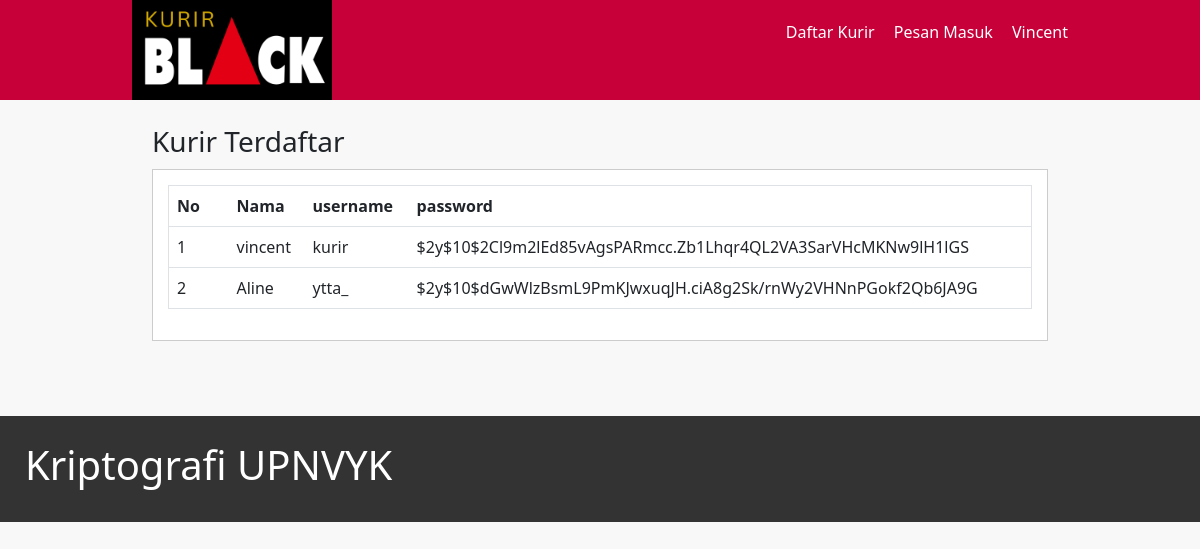
The page /admin_daftar_kurir.php (signed in) on the database its author committed.
### tables this page shows
CREATE TABLE `kurir` (
  `id` int(11) NOT NULL,
  `nama` varchar(50) NOT NULL,
  `username` varchar(20) NOT NULL,
  `password` varchar(10000) NOT NULL
);

### admin_daftar_kurir.php (the view, shortened to what this page needs)
<?php
    include 'connection.php';
?>
<!DOCTYPE html>
<html lang="en">
<head>
    <link href="https://cdn.jsdelivr.net/npm/bootstrap@5.2.3/dist/css/bootstrap.min.css" rel="stylesheet">
    <link rel="stylesheet" type="text/css" href="sheet.css">
</head>
<body>
    <header>
        <div class="container">
            <a href="dashboard_admin.php"><img src="Source/kurir.png" width="200px"></a>
            <ul>
                <li><a href="admin_daftar_kurir.php">Daftar Kurir</a></li>
                <li><a href="admin_pesan.php">Pesan Masuk</a></li>
                <?php
                echo '<li><a href="logout.php">' . $_SESSION['a_global']->nama . '</a></li>'
                ?>
            </ul>
    </div>
    </header>
    <div class="section">
        <div class="container">
            <h3>Kurir Terdaftar</h3>
            <div class="box">
            <table border="1" cellspacing="0" class="table">
                    <thead>
                        <tr>
                            <th width="60px">No</th>
                            <th>Nama</th>
                            <th>username</th>
                            <th>password</th>
                        </tr>
                    </thead>
                    <tbody>
                    <?php
                        $no = 1;
                            $kurir = mysqli_query($connect,"SELECT * FROM kurir ORDER BY id ASC");
                            if(mysqli_num_rows($kurir) > 0) {
                            while ($row = mysqli_fetch_array($kurir)) {
                        ?>
                        <tr>
                            <td><?php echo $no++ ?></td>
                            <td><?php echo $row['nama'] ?></td>
                            <td><?php echo $row['username'] ?></td>
                            <td><?php echo $row['password'] ?></td>
                        </tr>
                    <?php }}else{ ?>
                        <tr>
                            <td colspan="8">Tidak ada data</td>
                        </tr>
                    <?php } ?>
                    </tbody>
            </table>
            </div>
        </div>
    </div>
    <footer>
        <div class="footer">
            <H1>Kriptografi UPNVYK</H1>
        </div>
    </footer>
</body>
</html>

### sheet.css (style rules this page uses)
body { background-color: #f8f8f8; }
a { color: inherit; text-decoration: none; }
header { background-color: #c70039; color: #fff; }
header ul { float: right; }
header ul li { display: inline-block; }
header ul li a { padding: 20px 0 20px 15px; display: inline-block; }
.container { width: 80%; margin: 0 auto; }
.container:after { content: ''; display: block; clear: both; }
.section { padding: 25px; }
.box { background-color: #fff; border: 1px solid #ccc; padding: 15px; box-sizing: border-box; margin: 10px 0 25px 0; }
footer { padding: 25px 0; }
.table { width: 100%; border-collapse: collapse; }
.table tr { height: 30px; }
.table tr td { padding: 5px 10px; }
.footer { padding: 25px; background-color: #333; color:#fff; }

### rows shown on the page
kurir: nama "vincent", username "kurir", password "$2y$10$2Cl9m2lEd85vAgsPARmcc.Zb1Lhqr4QL2VA3SarVHcMKNw9lH1lGS"
kurir: nama "Aline", username "ytta_", password "$2y$10$dGwWlzBsmL9PmKJwxuqJH.ciA8g2Sk/rnWy2VHNnPGokf2Qb6JA9G"

### other values the page prints
$_SESSION['a_global']->nama "Vincent"
